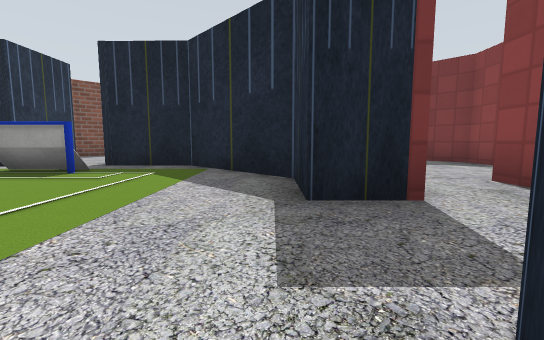
View 1 (above)

21 first-person views from a walk through a Gazebo world. The camera is 0.5 m above the floor, tilts 6° down and sees 90° across. The floor is counted in squares, 1 m on a side. Each view is taken from the middle of a square. On the plan, view 1 faces up. The plan holds only what a view shows up to about 9 squares ahead; the rest is blank. The place goes on beyond the plan. Robots are left out. Gazebo's built-in surfaces are drawn with simple patterns. Some surface patterns are stand-ins.

View 2
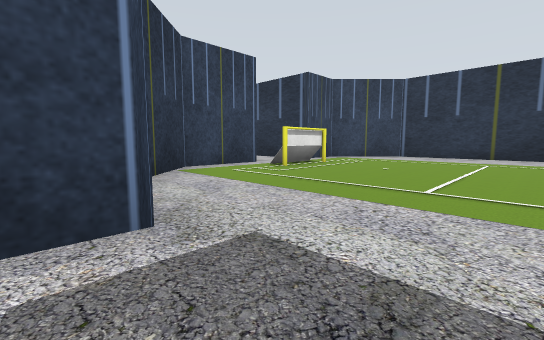

View 3
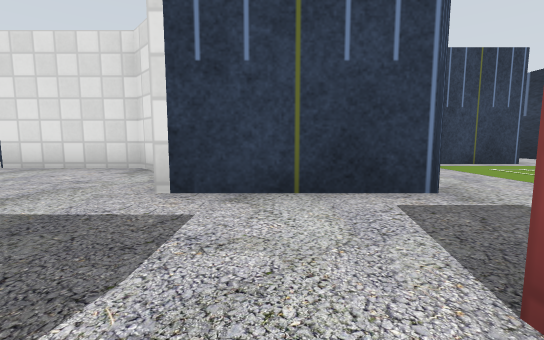

View 4
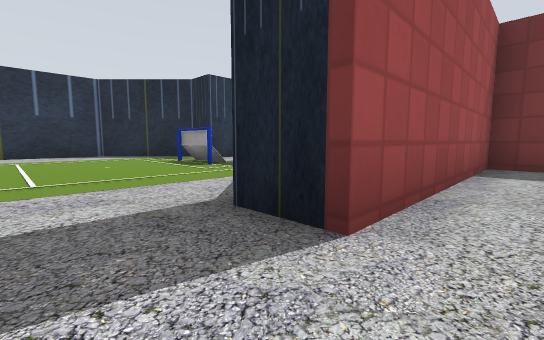

View 5
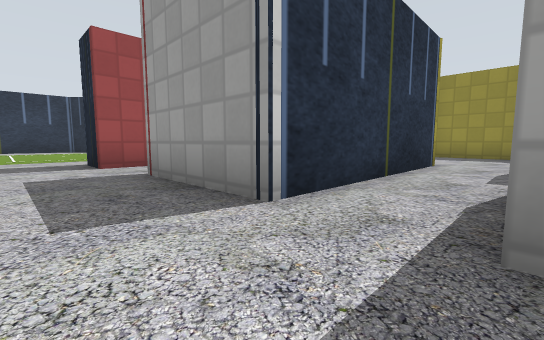

View 6
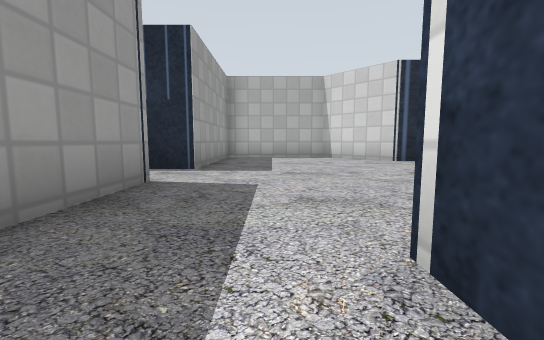

View 7
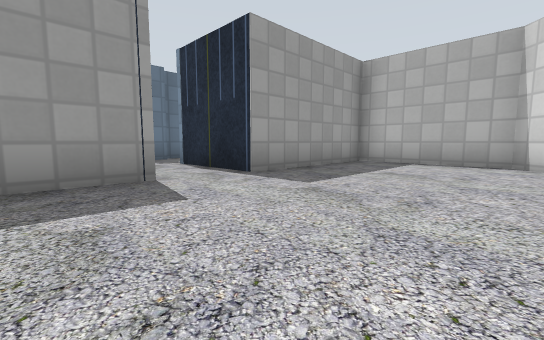

View 8
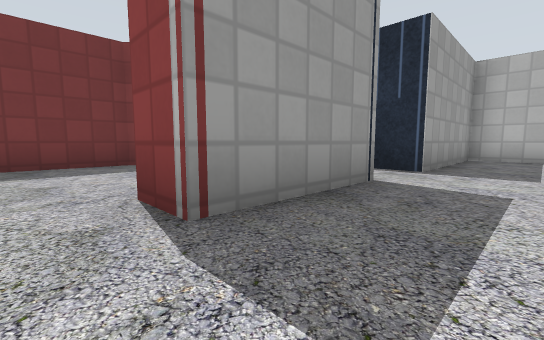

View 9
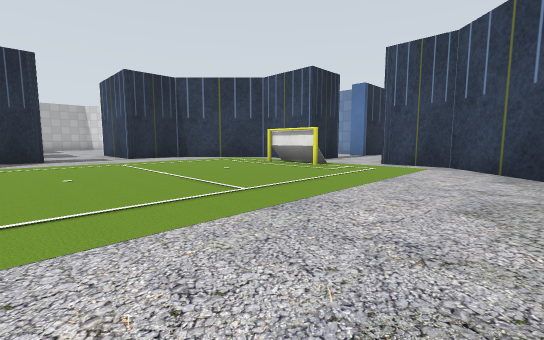

View 10
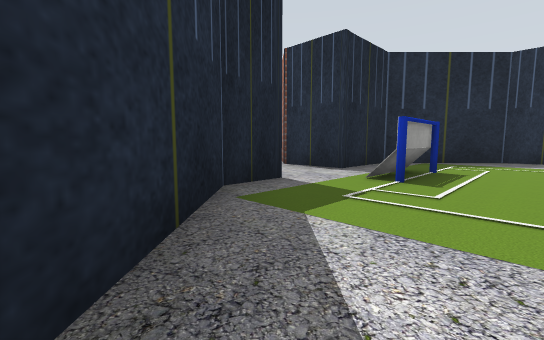

View 11
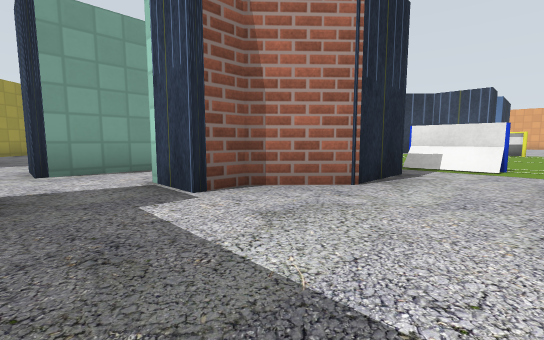

View 12
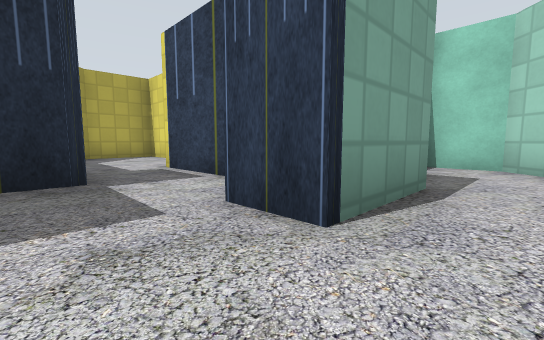

View 13
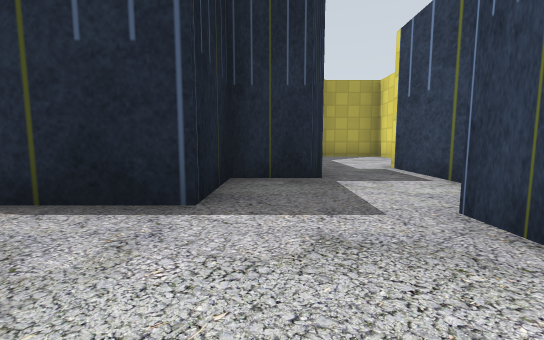

View 14
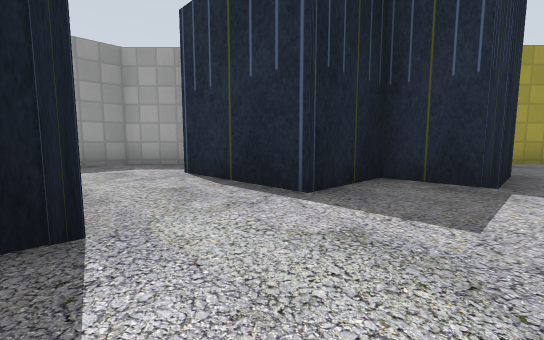

View 15
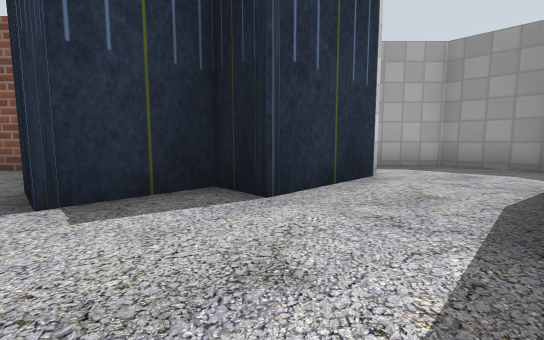

View 16
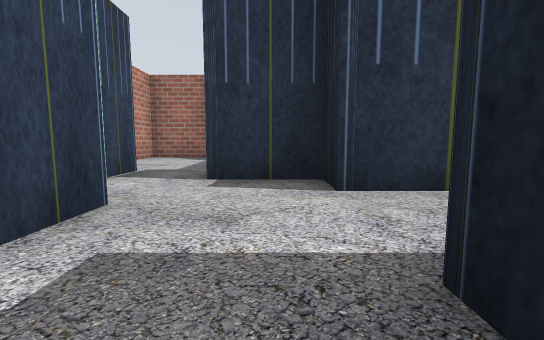

View 17
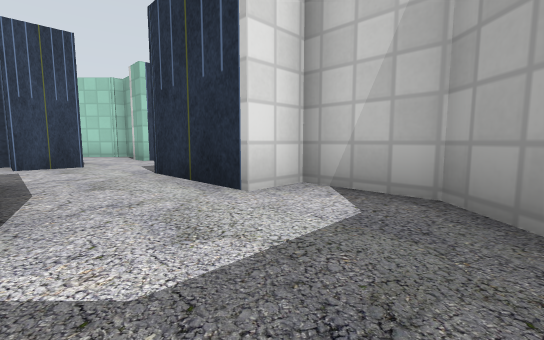

View 18
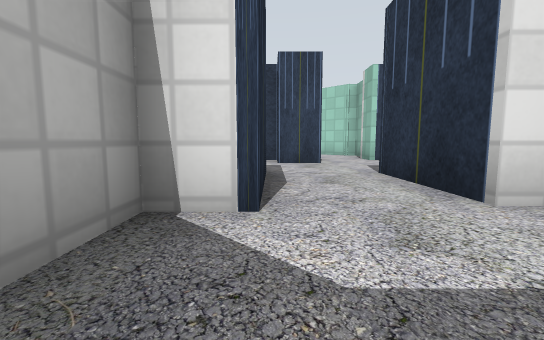

View 19
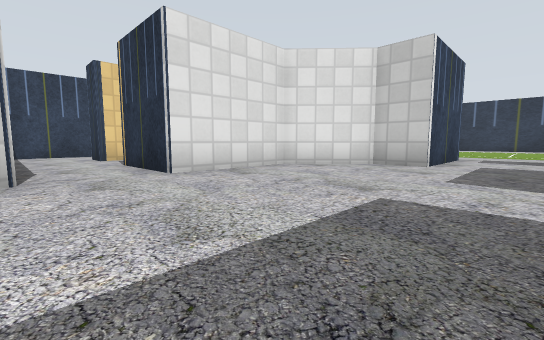

View 20
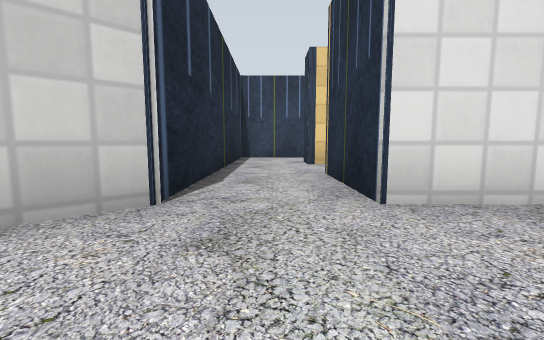

View 21
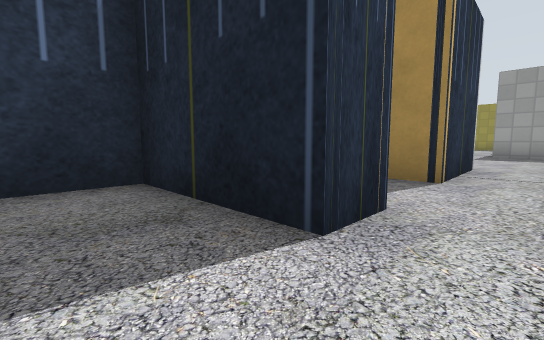

### Floor plan
Points are (right, up) in squares from view 1. A wall is a line through its corners. A room is listed if a view was taken in it or the views show most of it. See-through windows are left out.
Room 1 (views 1, 2, 9, 10)
walls: (1.3, 2.3) (0.3, 2.3) (0.3, 3.6) (-1.7, 5.6) (-3.5, 5.7) (-3.5, 7.1); (-3.5, -4.5) (-3.5, -3) (-1.6, -3) (0.3, -1.1) (0.3, 0.4) (1.5, 0.4); (-5.3, 7.4) (-5.2, 5.7) (-6.1, 5.7) (-8.4, 3.4) (-8.4, -1.4) (-6.7, -3) (-5.5, -3) (-5.5, -5.3)
ways out: opening at (1, 1.5) to room 2; opening at (-4, 6.5) to room 4; opening at (-4.5, -3.5)
objects: cup (-4, -2) to (-3, -2); cup (-4, 4) to (-3, 4)
Room 2 (views 3, 4, 6, 8)
walls: (2.7, 2.6) (2.7, 3.5); (1.3, 3.5) (1.3, 2.3); (1.5, 0.4) (3.1, 0.4)
ways out: opening at (1, 1.5) to room 1; opening at (3, 1.5) to room 3; opening at (2, 3) to room 7
Room 3 (views 5, 7, 19, 20)
walls: (6.9, 2.3) (6.9, 4.9); (8.9, -2.1) (10.6, -0.6) (10.6, 2.5) (6.8, 2.5); (5.4, 4.5) (5.4, 2.5) (2.7, 2.6); (3.1, 0.4) (3.1, -0.7) (4.5, -2.1) (7.2, -2.1)
ways out: opening at (3, 1.5) to room 2; opening at (8, -1) to room 9; opening at (6, 3.5)
Room 4 (views 11, 12, 13, 14, 15, 16)
walls: (-0.1, 7.7) (-0.1, 9.7) (0.9, 9.7) (0.9, 8.7) (4.3, 8.7); (4.3, 10.3) (2.7, 10.3) (2.7, 11.6) (1.1, 11.6) (1.1, 14.1); (-0.7, 13.9) (-0.7, 11.6) (-1.6, 11.6) (-1.6, 10.1) (-2.6, 10.1); (-3.5, 7.1) (-2.6, 8) (-2.6, 8.7) (-1.6, 8.7); (6.4, 10.8) (4.5, 10.8); (-5.2, 10.3) (-6.4, 9.1) (-6.4, 7.4) (-5.3, 7.4); (7, 7.4) (8.2, 7.4) (8.2, 9.4) (7, 10.6)
ways out: opening at (-4, 6.5) to room 1; opening at (0, 14) to room 5; opening at (-1, 9) to room 8; opening at (6, 7)
Room 5 (views 17, 18)
walls: (1.1, 14.1) (1.9, 14.1) (1.9, 15.1); (1.9, 15.6) (1, 16.5) (-0.5, 16.5) (-1.6, 15.4) (-1.6, 13.9) (-0.7, 13.9)
ways out: opening at (0, 14) to room 4
Room 6 (view 21)
walls: (7.2, -6) (7.2, -6.8); (6.9, -8.5) (9, -8.5) (9, -5.5)
ways out: opening at (8, -6.5) to room 9; opening at (7, -8)
Room 7 (no view inside)
walls: (4.7, 5.6) (4.7, 6.4) (3.9, 7.2) (1.3, 7.2) (1.3, 3.5)
ways out: opening at (2, 3) to room 2
Room 8 (no view inside)
walls: (-1.7, 6.3) (-0.5, 5.1) (0.6, 5.1); (-2, 6.9) (-2, 6.3); (-1.6, 8.7) (-1.6, 7.9)
ways out: opening at (-1, 9) to room 4
Room 9 (no view inside)
walls: (7.2, -2.1) (7.2, -4.3); (9, -5.5) (8.9, -2.1)
ways out: opening at (8, -1) to room 3; opening at (8, -6.5) to room 6; opening at (7, -5)

Where each view was taken, in squares from view 1:
view 1: 0 up, 0 right, facing up
view 2: 2 up, 1 right, facing down-left
view 3: 3 up, 2 right, facing down
view 4: 1 up, 2 right, facing up-left
view 5: 1 up, 7 right, facing up-left
view 6: 1 up, 2 right, facing right
view 7: 1 down, 4 right, facing up-right
view 8: 1 up, 2 right, facing up-right
view 9: 3 up, 8 left, facing down-right
view 10: 3 up, 8 left, facing up-right
view 11: 10 up, 5 left, facing down-right
view 12: 11 up, 1 left, facing down-right
view 13: 11 up, 1 left, facing right
view 14: 10 up, 1 left, facing up-right
view 15: 10 up, 1 right, facing up-left
view 16: 11 up, 2 right, facing left
view 17: 16 up, 1 right, facing down-left
view 18: 16 up, 1 right, facing down
view 19: 2 up, 9 right, facing down-left
view 20: 0 up, 8 right, facing down
view 21: 8 down, 8 right, facing up-left
